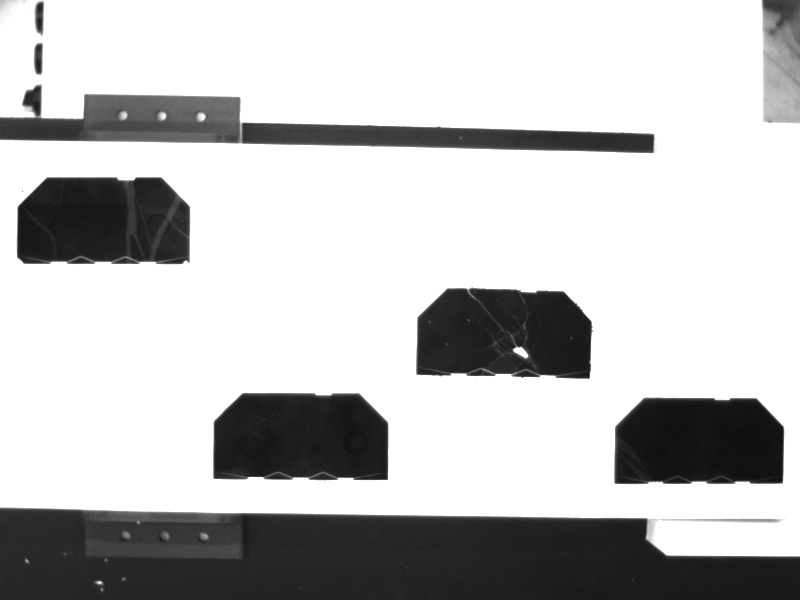
#> input picture Python/Vision/im1.bmp, 800 x 600 px
$ python temp.py   (older library calls are emulated)
#> lines starting #> are read from the running program, lines starting #| are printed output that depends on the picture; after the words box and inside, x2 and y2 are one past the last pixel; in counts of white or black regions, pixels touching at a corner belong together
import cv2
import numpy as np

kernel = np.ones((5, 5), np.uint8)
img = cv2.imread("im1.bmp")
#> img is the input picture: shape (600, 800, 3); min 11, max 255, mean 193.3

# cuts holds the original photos of the cells
cuts = [0]*12
cuts[0] = img[165:279, :201]
cuts[1] = img[165:279, 201:404]
cuts[2] = img[165:279, 404:603]
cuts[3] = img[165:279, 603:]
cuts[4] = img[279:383, :201]
cuts[5] = img[279:383, 201:404]
cuts[6] = img[279:383, 404:603]
cuts[7] = img[279:383, 603:]
cuts[8] = img[383:497, :201]
cuts[9] = img[383:497, 201:404]
cuts[10] = img[383:497, 404:603]
cuts[11] = img[383:497, 603:]

for i in range(len(cuts)):
    org = cuts[i]
    img = cv2.cvtColor(org, cv2.COLOR_BGR2GRAY)                         # Grayscale
    img = cv2.threshold(img, 64, 255, cv2.THRESH_BINARY)[1]             # BW
    img = cv2.morphologyEx(img, cv2.MORPH_OPEN, kernel, iterations=2)   # Close holes
    if cv2.countNonZero(img) < 15000:
        cv2.imwrite("Cut\\" + str(i + 1) + ".png", org)
#> this loop made 12 passes
#> pass 1, `org = cuts[i]`:
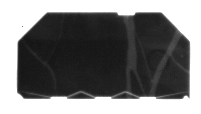
#> org: shape (114, 201, 3); min 19, max 255, mean 123.3
#> pass 1, `img = cv2.threshold(img, 64, 255, cv2.THRESH_BINARY)[1]`:
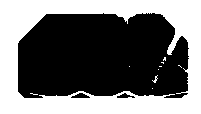
#> img: shape (114, 201); 43.9% white; 10 white regions (9 under 20 px), largest, box (x1, y1, x2, y2) and area: (0, 0, 201, 114) 10003
#> pass 1, `img = cv2.morphologyEx(img, cv2.MORPH_OPEN, kernel, iterations=2)`:
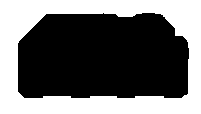
#> img: shape (114, 201); 42.2% white; 1 white region, box (x1, y1, x2, y2) and area: (0, 0, 201, 114) 9679
#> after the loop:
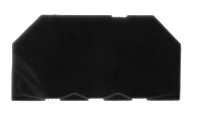
#> org: shape (114, 197, 3); min 11, max 255, mean 115.7

    # [39 lines of commented-out code are left out]
cv2.waitKey()

$ run again, with Python/Vision/im2.bmp copied over Python/Vision/im1.bmp
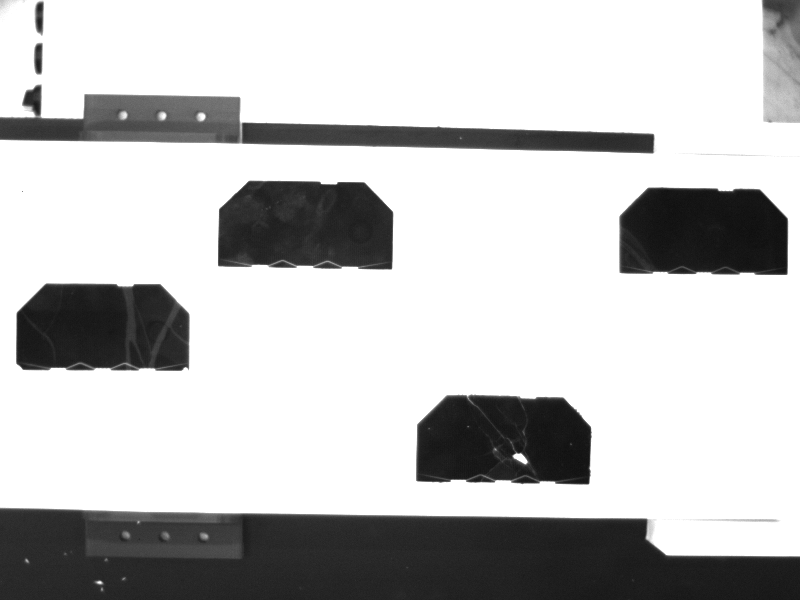
#> input picture Python/Vision/im2.bmp, 800 x 600 px
#> img is the input picture: shape (600, 800, 3); min 14, max 255, mean 194.1
#> the loop `for i in range(len(cuts)):` made 12 passes
#> pass 1, `org = cuts[i]`:
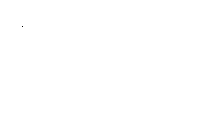
#> org: shape (114, 201, 3); values 135 (black) and 255 (white), 100% white; black in thin lines or dots, all inside (x1, y1, x2, y2) = (22, 26, 23, 27)
#> pass 2, `org = cuts[i]`:
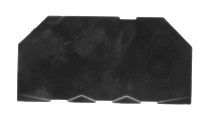
#> org: shape (114, 203, 3); min 28, max 255, mean 127
